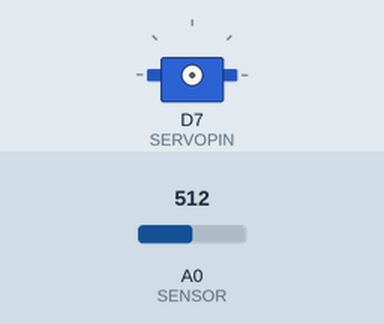
A sketch run on a simulated ESP8266 (NodeMCU). Parts: servo. Wiring (inferred from the names in the program): servo: signal D7. The test bench sets the inputs (shaded band); at power-on: A0 (SENSOR) = 512. Servo pulses on a pin are drawn as a servo (544–2400 µs = 0–180°); what the sketch prints to the serial monitor is not drawn.

Above: at 0.0 s.
At 1.2 s:
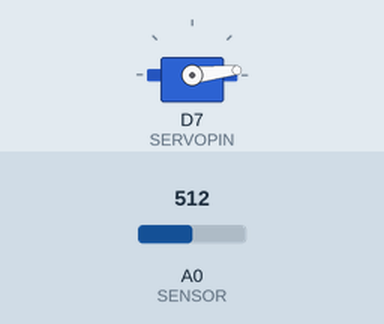
Timing chart, 0 to 2.7 s (numbered marks = the images above):
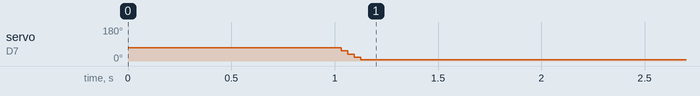

The sketch:

LightFollower.ino
```cpp
//Lightfollower//
//Raphael Abrams, March 2024

#define SENSOR A0
#define SERVOPIN D7


void centering_loop(int speed, int direction, int anglemin, int anglemax, int framedelay, int deadband);
void servo(int pin, int angle);


#define ADCRESOLUTION 4096
#define ERRORCLIP 40
#define TRIM -200
void centering_loop(int speed, int direction, int anglemin, int anglemax, int framedelay, int deadband){
  static int errorangle = 0;
  signed int error = analogRead(SENSOR);  //the voltage coming from the light probe
  error+=TRIM;
  error= map(error, 0,ADCRESOLUTION, anglemin, anglemax);
  error *= direction; //make direction negative 1 to reverse direction of movement if required
  error/=speed; //reduce the amount of error accumulated per frame to control response speed
  error = constrain(error, -ERRORCLIP, +ERRORCLIP); //limit the error per frame to avoid oscillations
  if(abs(error)<=deadband){ //quiet the motor when at center
    error=0;
  }
  errorangle += error; //add error to accumulator
  errorangle = constrain(errorangle, anglemin, anglemax); //send the pulse to the servo!
  servo(SERVOPIN,errorangle);
  delay(framedelay);
}

#define SERVO_PULSE_MIN 600
#define SERVO_PULSE_MAX 2300
void servo(int pin, int angle){
  angle = map(angle,-90,90,SERVO_PULSE_MIN,SERVO_PULSE_MAX);
  Serial.println(angle);
  digitalWrite(pin, HIGH);
  delayMicroseconds(angle); //servo pulse high side duration
  digitalWrite(pin, LOW);
}

//------------------------------------------------------------------------------------------------
void setup() {
  pinMode(SERVOPIN, OUTPUT);
  pinMode(SENSOR,INPUT);
  delay(1000);
  Serial.begin(115200); // use the serial port
}

//------------------------------------------------------------------------------------------------
void loop() {

  //args, in order:
  //response speed divider (larger is slower) 2
  //invert (0 or 1)
  //servo minimum angle -90
  //servo maximum angle 90
  //frame delay (in mS) 30
  //deadband, in degrees 2
  centering_loop(4, 1, -90, 90, 30, 1);
}
```

Measured:
- by itself, servo on D7 (SERVOPIN): 71° → 6° at 1.0 s
